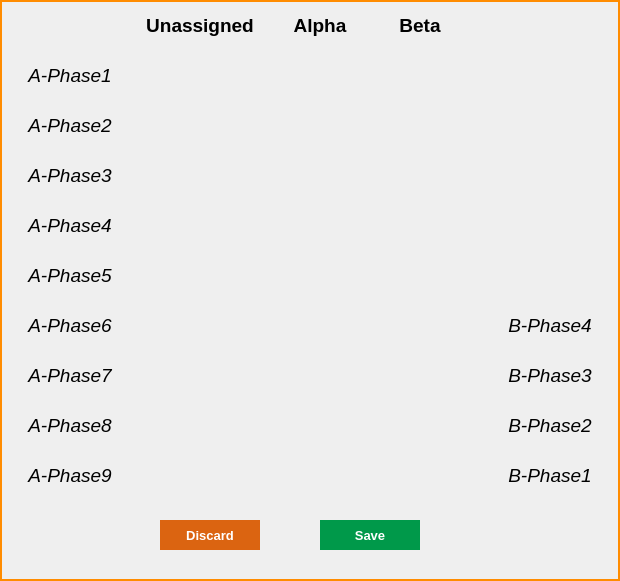
   <widget class="QFrame" name="frame_phase_display">
    <property name="geometry">
     <rect>
      <x>10</x>
      <y>180</y>
      <width>620</width>
      <height>581</height>
     </rect>
    </property>
    <property name="font">
     <font>
      <weight>50</weight>
      <bold>false</bold>
     </font>
    </property>
    <property name="styleSheet">
     <string notr="true">
border: 2px solid darkorange;
</string>
    </property>
    <property name="frameShape">
     <enum>QFrame::StyledPanel</enum>
    </property>
    <property name="frameShadow">
     <enum>QFrame::Raised</enum>
    </property>
    <widget class="QLabel" name="label_PhaseA1">
     <property name="geometry">
      <rect>
       <x>20</x>
       <y>60</y>
       <width>100</width>
       <height>30</height>
      </rect>
     </property>
     <property name="font">
      <font>
       <family>Arial</family>
       <pointsize>14</pointsize>
       <italic>true</italic>
      </font>
     </property>
     <property name="styleSheet">
      <string notr="true">border: none;</string>
     </property>
     <property name="frameShape">
      <enum>QFrame::NoFrame</enum>
     </property>
     <property name="text">
      <string>A-Phase1</string>
     </property>
     <property name="alignment">
      <set>Qt::AlignCenter</set>
     </property>
    </widget>
    <widget class="QLabel" name="label_PhaseA2">
     <property name="geometry">
      <rect>
       <x>20</x>
       <y>110</y>
       <width>100</width>
       <height>30</height>
      </rect>
     </property>
     <property name="font">
      <font>
       <family>Arial</family>
       <pointsize>14</pointsize>
       <italic>true</italic>
      </font>
     </property>
     <property name="styleSheet">
      <string notr="true">border: none;</string>
     </property>
     <property name="frameShape">
      <enum>QFrame::NoFrame</enum>
     </property>
     <property name="text">
      <string>A-Phase2</string>
     </property>
     <property name="alignment">
      <set>Qt::AlignCenter</set>
     </property>
    </widget>
    <widget class="QLabel" name="label_PhaseA3">
     <property name="geometry">
      <rect>
       <x>20</x>
       <y>160</y>
       <width>100</width>
       <height>30</height>
      </rect>
     </property>
     <property name="font">
      <font>
       <family>Arial</family>
       <pointsize>14</pointsize>
       <italic>true</italic>
      </font>
     </property>
     <property name="styleSheet">
      <string notr="true">border: none;</string>
     </property>
     <property name="frameShape">
      <enum>QFrame::NoFrame</enum>
     </property>
     <property name="text">
      <string>A-Phase3</string>
     </property>
     <property name="alignment">
      <set>Qt::AlignCenter</set>
     </property>
    </widget>
    <widget class="QLabel" name="label_PhaseA4">
     <property name="geometry">
      <rect>
       <x>20</x>
       <y>210</y>
       <width>100</width>
       <height>30</height>
      </rect>
     </property>
     <property name="font">
      <font>
       <family>Arial</family>
       <pointsize>14</pointsize>
       <italic>true</italic>
      </font>
     </property>
     <property name="styleSheet">
      <string notr="true">border: none;</string>
     </property>
     <property name="frameShape">
      <enum>QFrame::NoFrame</enum>
     </property>
     <property name="text">
      <string>A-Phase4</string>
     </property>
     <property name="alignment">
      <set>Qt::AlignCenter</set>
     </property>
    </widget>
    <widget class="QLabel" name="label_PhaseA5">
     <property name="geometry">
      <rect>
       <x>20</x>
       <y>260</y>
       <width>100</width>
       <height>30</height>
      </rect>
     </property>
     <property name="font">
      <font>
       <family>Arial</family>
       <pointsize>14</pointsize>
       <italic>true</italic>
      </font>
     </property>
     <property name="styleSheet">
      <string notr="true">border: none;</string>
     </property>
     <property name="frameShape">
      <enum>QFrame::NoFrame</enum>
     </property>
     <property name="text">
      <string>A-Phase5</string>
     </property>
     <property name="alignment">
      <set>Qt::AlignCenter</set>
     </property>
    </widget>
    <widget class="QLabel" name="label_PhaseA6">
     <property name="geometry">
      <rect>
       <x>20</x>
       <y>310</y>
       <width>100</width>
       <height>30</height>
      </rect>
     </property>
     <property name="font">
      <font>
       <family>Arial</family>
       <pointsize>14</pointsize>
       <italic>true</italic>
      </font>
     </property>
     <property name="styleSheet">
      <string notr="true">border: none;</string>
     </property>
     <property name="frameShape">
      <enum>QFrame::NoFrame</enum>
     </property>
     <property name="text">
      <string>A-Phase6</string>
     </property>
     <property name="alignment">
      <set>Qt::AlignCenter</set>
     </property>
    </widget>
    <widget class="QLabel" name="label_PhaseA7">
     <property name="geometry">
      <rect>
       <x>20</x>
       <y>360</y>
       <width>100</width>
       <height>30</height>
      </rect>
     </property>
     <property name="font">
      <font>
       <family>Arial</family>
       <pointsize>14</pointsize>
       <italic>true</italic>
      </font>
     </property>
     <property name="styleSheet">
      <string notr="true">border: none;</string>
     </property>
     <property name="frameShape">
      <enum>QFrame::NoFrame</enum>
     </property>
     <property name="text">
      <string>A-Phase7</string>
     </property>
     <property name="alignment">
      <set>Qt::AlignCenter</set>
     </property>
    </widget>
    <widget class="QLabel" name="label_PhaseA8">
     <property name="geometry">
      <rect>
       <x>20</x>
       <y>410</y>
       <width>100</width>
       <height>30</height>
      </rect>
     </property>
     <property name="font">
      <font>
       <family>Arial</family>
       <pointsize>14</pointsize>
       <italic>true</italic>
      </font>
     </property>
     <property name="styleSheet">
      <string notr="true">border: none;</string>
     </property>
     <property name="frameShape">
      <enum>QFrame::NoFrame</enum>
     </property>
     <property name="text">
      <string>A-Phase8</string>
     </property>
     <property name="alignment">
      <set>Qt::AlignCenter</set>
     </property>
    </widget>
    <widget class="QLabel" name="label_PhaseA9">
     <property name="geometry">
      <rect>
       <x>20</x>
       <y>460</y>
       <width>100</width>
       <height>30</height>
      </rect>
     </property>
     <property name="font">
      <font>
       <family>Arial</family>
       <pointsize>14</pointsize>
       <italic>true</italic>
      </font>
     </property>
     <property name="styleSheet">
      <string notr="true">border: none;</string>
     </property>
     <property name="frameShape">
      <enum>QFrame::NoFrame</enum>
     </property>
     <property name="text">
      <string>A-Phase9</string>
     </property>
     <property name="alignment">
      <set>Qt::AlignCenter</set>
     </property>
    </widget>
    <widget class="QLabel" name="label_Unassigned">
     <property name="geometry">
      <rect>
       <x>140</x>
       <y>10</y>
       <width>120</width>
       <height>30</height>
      </rect>
     </property>
     <property name="font">
      <font>
       <family>Arial</family>
       <pointsize>14</pointsize>
       <weight>75</weight>
       <bold>true</bold>
      </font>
     </property>
     <property name="styleSheet">
      <string notr="true">border: none;</string>
     </property>
     <property name="frameShape">
      <enum>QFrame::NoFrame</enum>
     </property>
     <property name="text">
      <string>Unassigned</string>
     </property>
     <property name="alignment">
      <set>Qt::AlignCenter</set>
     </property>
    </widget>
    <widget class="QLabel" name="label_display_RailA">
     <property name="geometry">
      <rect>
       <x>270</x>
       <y>10</y>
       <width>100</width>
       <height>30</height>
      </rect>
     </property>
     <property name="font">
      <font>
       <family>Arial</family>
       <pointsize>14</pointsize>
       <weight>75</weight>
       <bold>true</bold>
      </font>
     </property>
     <property name="styleSheet">
      <string notr="true">border: none;</string>
     </property>
     <property name="frameShape">
      <enum>QFrame::NoFrame</enum>
     </property>
     <property name="text">
      <string>Alpha</string>
     </property>
     <property name="alignment">
      <set>Qt::AlignCenter</set>
     </property>
    </widget>
    <widget class="QLabel" name="label_display_RailB">
     <property name="geometry">
      <rect>
       <x>370</x>
       <y>10</y>
       <width>100</width>
       <height>30</height>
      </rect>
     </property>
     <property name="font">
      <font>
       <family>Arial</family>
       <pointsize>14</pointsize>
       <weight>75</weight>
       <bold>true</bold>
      </font>
     </property>
     <property name="styleSheet">
      <string notr="true">border: none;</string>
     </property>
     <property name="frameShape">
      <enum>QFrame::NoFrame</enum>
     </property>
     <property name="text">
      <string>Beta</string>
     </property>
     <property name="alignment">
      <set>Qt::AlignCenter</set>
     </property>
    </widget>
    <widget class="QLabel" name="label_PhaseB2">
     <property name="geometry">
      <rect>
       <x>500</x>
       <y>410</y>
       <width>100</width>
       <height>30</height>
      </rect>
     </property>
     <property name="font">
      <font>
       <family>Arial</family>
       <pointsize>14</pointsize>
       <italic>true</italic>
      </font>
     </property>
     <property name="styleSheet">
      <string notr="true">border: none;</string>
     </property>
     <property name="frameShape">
      <enum>QFrame::NoFrame</enum>
     </property>
     <property name="text">
      <string>B-Phase2</string>
     </property>
     <property name="alignment">
      <set>Qt::AlignCenter</set>
     </property>
    </widget>
    <widget class="QLabel" name="label_PhaseB4">
     <property name="geometry">
      <rect>
       <x>500</x>
       <y>310</y>
       <width>100</width>
       <height>30</height>
      </rect>
     </property>
     <property name="font">
      <font>
       <family>Arial</family>
       <pointsize>14</pointsize>
       <italic>true</italic>
      </font>
     </property>
     <property name="styleSheet">
      <string notr="true">border: none;</string>
     </property>
     <property name="frameShape">
      <enum>QFrame::NoFrame</enum>
     </property>
     <property name="text">
      <string>B-Phase4</string>
     </property>
     <property name="alignment">
      <set>Qt::AlignCenter</set>
     </property>
    </widget>
    <widget class="QLabel" name="label_PhaseB3">
     <property name="geometry">
      <rect>
       <x>500</x>
       <y>360</y>
       <width>100</width>
       <height>30</height>
      </rect>
     </property>
     <property name="font">
      <font>
       <family>Arial</family>
       <pointsize>14</pointsize>
       <italic>true</italic>
      </font>
     </property>
     <property name="styleSheet">
      <string notr="true">border: none;</string>
     </property>
     <property name="frameShape">
      <enum>QFrame::NoFrame</enum>
     </property>
     <property name="text">
      <string>B-Phase3</string>
     </property>
     <property name="alignment">
      <set>Qt::AlignCenter</set>
     </property>
    </widget>
    <widget class="QLabel" name="label_PhaseB1">
     <property name="geometry">
      <rect>
       <x>500</x>
       <y>460</y>
       <width>100</width>
       <height>30</height>
      </rect>
     </property>
     <property name="font">
      <font>
       <family>Arial</family>
       <pointsize>14</pointsize>
       <italic>true</italic>
      </font>
     </property>
     <property name="styleSheet">
      <string notr="true">border: none;</string>
     </property>
     <property name="frameShape">
      <enum>QFrame::NoFrame</enum>
     </property>
     <property name="text">
      <string>B-Phase1</string>
     </property>
     <property name="alignment">
      <set>Qt::AlignCenter</set>
     </property>
    </widget>
    <widget class="QLabel" name="label_PhaseUA1_image">
     <property name="geometry">
      <rect>
       <x>170</x>
       <y>60</y>
       <width>51</width>
       <height>31</height>
      </rect>
     </property>
     <property name="styleSheet">
      <string notr="true">image: url(:/C:/Users/MukeshChaudhary/PycharmProjects/pythonProject/GUI_IMAGE/Unassigned_phase_blank.png);
border:none;</string>
     </property>
     <property name="text">
      <string/>
     </property>
    </widget>
    <widget class="QLabel" name="label_PhaseUA2_image">
     <property name="geometry">
      <rect>
       <x>170</x>
       <y>110</y>
       <width>51</width>
       <height>31</height>
      </rect>
     </property>
     <property name="styleSheet">
      <string notr="true">image: url(:/C:/Users/MukeshChaudhary/PycharmProjects/pythonProject/GUI_IMAGE/Unassigned_phase_blank.png);
border:none;</string>
     </property>
     <property name="text">
      <string/>
     </property>
    </widget>
    <widget class="QLabel" name="label_PhaseUA4_image">
     <property name="geometry">
      <rect>
       <x>170</x>
       <y>210</y>
       <width>51</width>
       <height>31</height>
      </rect>
     </property>
     <property name="styleSheet">
      <string notr="true">image: url(:/C:/Users/MukeshChaudhary/PycharmProjects/pythonProject/GUI_IMAGE/Unassigned_phase_blank.png);
border:none;</string>
     </property>
     <property name="text">
      <string/>
     </property>
    </widget>
    <widget class="QLabel" name="label_PhaseUA3_image">
     <property name="geometry">
      <rect>
       <x>170</x>
       <y>160</y>
       <width>51</width>
       <height>31</height>
      </rect>
     </property>
     <property name="styleSheet">
      <string notr="true">image: url(:/C:/Users/MukeshChaudhary/PycharmProjects/pythonProject/GUI_IMAGE/Unassigned_phase_blank.png);
border:none;</string>
     </property>
     <property name="text">
      <string/>
     </property>
    </widget>
    <widget class="QLabel" name="label_PhaseUA6_image">
     <property name="geometry">
      <rect>
       <x>170</x>
       <y>310</y>
       <width>51</width>
       <height>31</height>
      </rect>
     </property>
     <property name="styleSheet">
      <string notr="true">image: url(:/C:/Users/MukeshChaudhary/PycharmProjects/pythonProject/GUI_IMAGE/Unassigned_phase_blank.png);
border:none;</string>
     </property>
     <property name="text">
      <string/>
     </property>
    </widget>
    <widget class="QLabel" name="label_PhaseUA5_image">
     <property name="geometry">
      <rect>
       <x>170</x>
       <y>260</y>
       <width>51</width>
       <height>31</height>
      </rect>
     </property>
     <property name="styleSheet">
      <string notr="true">image: url(:/C:/Users/MukeshChaudhary/PycharmProjects/pythonProject/GUI_IMAGE/Unassigned_phase_blank.png);
border:none;</string>
     </property>
     <property name="text">
      <string/>
     </property>
    </widget>
    <widget class="QLabel" name="label_PhaseUA8_image">
     <property name="geometry">
      <rect>
       <x>170</x>
       <y>410</y>
       <width>51</width>
       <height>31</height>
      </rect>
     </property>
     <property name="styleSheet">
      <string notr="true">image: url(:/C:/Users/MukeshChaudhary/PycharmProjects/pythonProject/GUI_IMAGE/Unassigned_phase_blank.png);
border:none;</string>
     </property>
     <property name="text">
      <string/>
     </property>
    </widget>
    <widget class="QLabel" name="label_PhaseUA7_image">
     <property name="geometry">
      <rect>
       <x>170</x>
       <y>360</y>
       <width>51</width>
       <height>31</height>
      </rect>
     </property>
     <property name="styleSheet">
      <string notr="true">image: url(:/C:/Users/MukeshChaudhary/PycharmProjects/pythonProject/GUI_IMAGE/Unassigned_phase_blank.png);
border:none;</string>
     </property>
     <property name="text">
      <string/>
     </property>
    </widget>
    <widget class="QLabel" name="label_PhaseUA9_image">
     <property name="geometry">
      <rect>
       <x>170</x>
       <y>460</y>
       <width>51</width>
       <height>31</height>
      </rect>
     </property>
     <property name="styleSheet">
      <string notr="true">image: url(:/C:/Users/MukeshChaudhary/PycharmProjects/pythonProject/GUI_IMAGE/Unassigned_phase_blank.png);
border:none;</string>
     </property>
     <property name="text">
      <string/>
     </property>
    </widget>
    <widget class="QLabel" name="label_PhaseA9_image">
     <property name="geometry">
      <rect>
       <x>290</x>
       <y>460</y>
       <width>51</width>
       <height>31</height>
      </rect>
     </property>
     <property name="styleSheet">
      <string notr="true">image: url(:/C:/Users/MukeshChaudhary/PycharmProjects/pythonProject/GUI_IMAGE/Unassigned_phase_blank.png);
border:none;</string>
     </property>
     <property name="text">
      <string/>
     </property>
    </widget>
    <widget class="QLabel" name="label_PhaseA5_image">
     <property name="geometry">
      <rect>
       <x>290</x>
       <y>260</y>
       <width>51</width>
       <height>31</height>
      </rect>
     </property>
     <property name="styleSheet">
      <string notr="true">image: url(:/C:/Users/MukeshChaudhary/PycharmProjects/pythonProject/GUI_IMAGE/Assigned_phase.png);
border:none;</string>
     </property>
     <property name="text">
      <string/>
     </property>
    </widget>
    <widget class="QLabel" name="label_PhaseA8_image">
     <property name="geometry">
      <rect>
       <x>290</x>
       <y>410</y>
       <width>51</width>
       <height>31</height>
      </rect>
     </property>
     <property name="styleSheet">
      <string notr="true">image: url(:/C:/Users/MukeshChaudhary/PycharmProjects/pythonProject/GUI_IMAGE/Unassigned_phase_blank.png);
border:none;</string>
     </property>
     <property name="text">
      <string/>
     </property>
    </widget>
    <widget class="QLabel" name="label_PhaseA7_image">
     <property name="geometry">
      <rect>
       <x>290</x>
       <y>360</y>
       <width>51</width>
       <height>31</height>
      </rect>
     </property>
     <property name="styleSheet">
      <string notr="true">image: url(:/C:/Users/MukeshChaudhary/PycharmProjects/pythonProject/GUI_IMAGE/Unassigned_phase_blank.png);
border:none;</string>
     </property>
     <property name="text">
      <string/>
     </property>
    </widget>
    <widget class="QLabel" name="label_PhaseA4_image">
     <property name="geometry">
      <rect>
       <x>290</x>
       <y>210</y>
       <width>51</width>
       <height>31</height>
      </rect>
     </property>
     <property name="styleSheet">
      <string notr="true">image: url(:/C:/Users/MukeshChaudhary/PycharmProjects/pythonProject/GUI_IMAGE/Assigned_phase.png);
border:none;</string>
     </property>
     <property name="text">
      <string/>
     </property>
    </widget>
    <widget class="QLabel" name="label_PhaseA2_image">
     <property name="geometry">
      <rect>
       <x>290</x>
       <y>110</y>
       <width>51</width>
       <height>31</height>
      </rect>
     </property>
     <property name="styleSheet">
      <string notr="true">image: url(:/C:/Users/MukeshChaudhary/PycharmProjects/pythonProject/GUI_IMAGE/Assigned_phase.png);
border:none;</string>
     </property>
     <property name="text">
      <string/>
     </property>
    </widget>
    <widget class="QLabel" name="label_PhaseA1_image">
     <property name="geometry">
      <rect>
       <x>290</x>
       <y>60</y>
       <width>51</width>
       <height>31</height>
      </rect>
     </property>
     <property name="styleSheet">
      <string notr="true">image: url(:/C:/Users/MukeshChaudhary/PycharmProjects/pythonProject/GUI_IMAGE/Assigned_phase.png);
border:none;</string>
     </property>
     <property name="text">
      <string/>
     </property>
    </widget>
    <widget class="QLabel" name="label_PhaseA3_image">
     <property name="geometry">
      <rect>
       <x>290</x>
       <y>160</y>
       <width>51</width>
       <height>31</height>
      </rect>
     </property>
     <property name="styleSheet">
      <string notr="true">image: url(:/C:/Users/MukeshChaudhary/PycharmProjects/pythonProject/GUI_IMAGE/Assigned_phase.png);
border:none;</string>
     </property>
     <property name="text">
      <string/>
     </property>
    </widget>
    <widget class="QLabel" name="label_PhaseA6_image">
     <property name="geometry">
      <rect>
       <x>290</x>
       <y>310</y>
       <width>51</width>
       <height>31</height>
      </rect>
     </property>
     <property name="styleSheet">
      <string notr="true">image: url(:/C:/Users/MukeshChaudhary/PycharmProjects/pythonProject/GUI_IMAGE/Unassigned_phase_blank.png);
border:none;</string>
     </property>
     <property name="text">
      <string/>
     </property>
    </widget>
    <widget class="QLabel" name="label_PhaseB2_image">
     <property name="geometry">
      <rect>
       <x>390</x>
       <y>410</y>
       <width>51</width>
       <height>31</height>
      </rect>
     </property>
     <property name="styleSheet">
      <string notr="true">image: url(:/C:/Users/MukeshChaudhary/PycharmProjects/pythonProject/GUI_IMAGE/Assigned_phase.png);
border:none;</string>
     </property>
     <property name="text">
      <string/>
     </property>
    </widget>
    <widget class="QLabel" name="label_PhaseB4_image">
     <property name="geometry">
      <rect>
       <x>390</x>
       <y>310</y>
       <width>51</width>
       <height>31</height>
      </rect>
     </property>
     <property name="styleSheet">
      <string notr="true">image: url(:/C:/Users/MukeshChaudhary/PycharmProjects/pythonProject/GUI_IMAGE/Assigned_phase.png);
border:none;</string>
     </property>
     <property name="text">
      <string/>
     </property>
    </widget>
    <widget class="QLabel" name="label_PhaseB3_image">
     <property name="geometry">
      <rect>
       <x>390</x>
       <y>360</y>
       <width>51</width>
       <height>31</height>
      </rect>
     </property>
     <property name="styleSheet">
      <string notr="true">image: url(:/C:/Users/MukeshChaudhary/PycharmProjects/pythonProject/GUI_IMAGE/Assigned_phase.png);
border:none;</string>
     </property>
     <property name="text">
      <string/>
     </property>
    </widget>
    <widget class="QLabel" name="label_PhaseB1_image">
     <property name="geometry">
      <rect>
       <x>390</x>
       <y>460</y>
       <width>51</width>
       <height>31</height>
      </rect>
     </property>
     <property name="styleSheet">
      <string notr="true">image: url(:/C:/Users/MukeshChaudhary/PycharmProjects/pythonProject/GUI_IMAGE/Assigned_phase.png);
border:none;</string>
     </property>
     <property name="text">
      <string/>
     </property>
    </widget>
    <widget class="QPushButton" name="pushButton_Discard">
     <property name="geometry">
      <rect>
       <x>160</x>
       <y>520</y>
       <width>100</width>
       <height>30</height>
      </rect>
     </property>
     <property name="font">
      <font>
       <pointsize>10</pointsize>
       <weight>75</weight>
       <bold>true</bold>
      </font>
     </property>
     <property name="focusPolicy">
      <enum>Qt::ClickFocus</enum>
     </property>
     <property name="styleSheet">
      <string notr="true">QPushButton{background-color: rgb(219, 100, 17);
color: rgb(255, 255, 255);
border:none;
}
QPushButton::hover{
border:2px solid red;
background-color: orange;
}
</string>
     </property>
     <property name="text">
      <string>Discard</string>
     </property>
    </widget>
    <widget class="QPushButton" name="pushButton_Save">
     <property name="geometry">
      <rect>
       <x>320</x>
       <y>520</y>
       <width>100</width>
       <height>30</height>
      </rect>
     </property>
     <property name="font">
      <font>
       <pointsize>10</pointsize>
       <weight>75</weight>
       <bold>true</bold>
      </font>
     </property>
     <property name="focusPolicy">
      <enum>Qt::ClickFocus</enum>
     </property>
     <property name="styleSheet">
      <string notr="true">QPushButton{background-color: rgb(0, 153, 74);
color: rgb(255, 255, 255);
border:none;
}
QPushButton::hover{
border:2px solid green;
background-color:lightgreen;
}
</string>
     </property>
     <property name="text">
      <string>Save</string>
     </property>
    </widget>
    <widget class="QLabel" name="label_PhaseB_unused5">
     <property name="geometry">
      <rect>
       <x>390</x>
       <y>260</y>
       <width>51</width>
       <height>31</height>
      </rect>
     </property>
     <property name="styleSheet">
      <string notr="true">image: url(:/C:/Users/MukeshChaudhary/PycharmProjects/pythonProject/GUI_IMAGE/Unassigned_phase_not_available.png);
border:none;</string>
     </property>
     <property name="text">
      <string/>
     </property>
    </widget>
    <widget class="QLabel" name="label_PhaseB_unused4">
     <property name="geometry">
      <rect>
       <x>390</x>
       <y>210</y>
       <width>51</width>
       <height>31</height>
      </rect>
     </property>
     <property name="styleSheet">
      <string notr="true">image: url(:/C:/Users/MukeshChaudhary/PycharmProjects/pythonProject/GUI_IMAGE/Unassigned_phase_not_available.png);
border:none;</string>
     </property>
     <property name="text">
      <string/>
     </property>
    </widget>
    <widget class="QLabel" name="label_PhaseB_unused3">
     <property name="geometry">
      <rect>
       <x>390</x>
       <y>160</y>
       <width>51</width>
       <height>31</height>
      </rect>
     </property>
     <property name="styleSheet">
      <string notr="true">image: url(:/C:/Users/MukeshChaudhary/PycharmProjects/pythonProject/GUI_IMAGE/Unassigned_phase_not_available.png);
border:none;</string>
     </property>
     <property name="text">
      <string/>
     </property>
    </widget>
    <widget class="QLabel" name="label_PhaseB_unused2">
     <property name="geometry">
      <rect>
       <x>390</x>
       <y>110</y>
       <width>51</width>
       <height>31</height>
      </rect>
     </property>
     <property name="styleSheet">
      <string notr="true">image: url(:/C:/Users/MukeshChaudhary/PycharmProjects/pythonProject/GUI_IMAGE/Unassigned_phase_not_available.png);
border:none;</string>
     </property>
     <property name="text">
      <string/>
     </property>
    </widget>
    <widget class="QLabel" name="label_PhaseB_unused1">
     <property name="geometry">
      <rect>
       <x>390</x>
       <y>60</y>
       <width>51</width>
       <height>31</height>
      </rect>
     </property>
     <property name="styleSheet">
      <string notr="true">image: url(:/C:/Users/MukeshChaudhary/PycharmProjects/pythonProject/GUI_IMAGE/Unassigned_phase_not_available.png);
border:none;</string>
     </property>
     <property name="text">
      <string/>
     </property>
    </widget>
   </widget>
